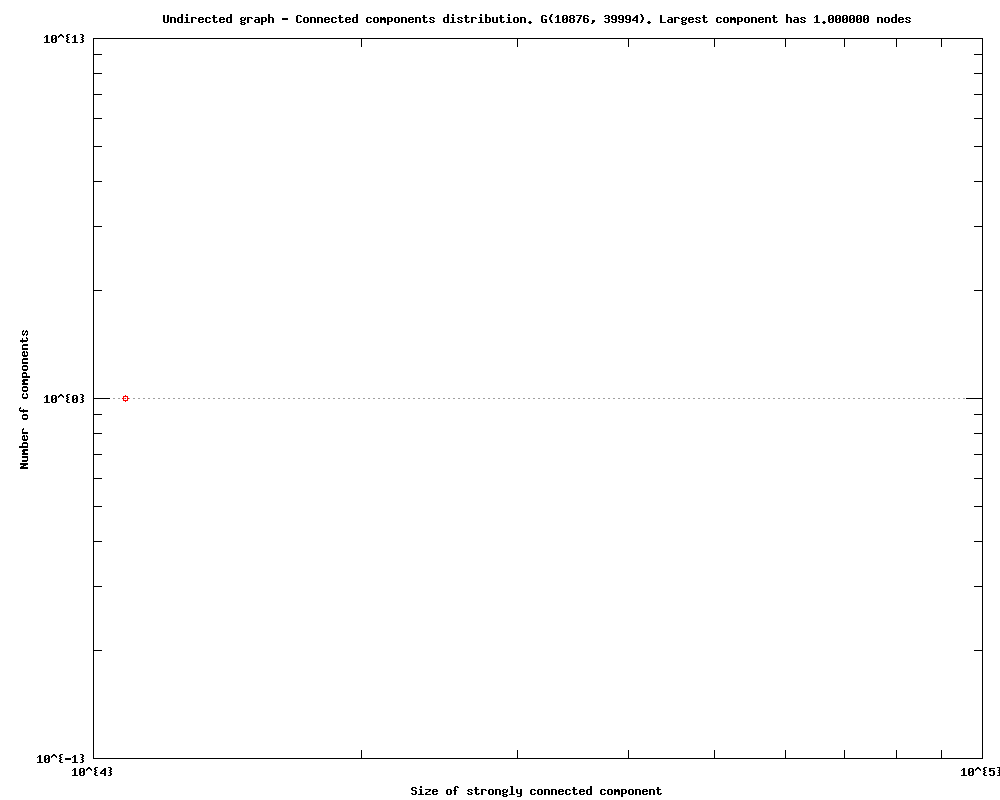

Reproduce this figure in gnuplot.
#
# Undirected graph - Connected components distribution. G(10876, 39994). Largest component has 1.000000 nodes (Fri Sep 23 19:38:56 2016)
#

set title "Undirected graph - Connected components distribution. G(10876, 39994). Largest component has 1.000000 nodes"
set key bottom right
set logscale xy 10
set format x "10^{%L}"
set mxtics 10
set format y "10^{%L}"
set mytics 10
set grid
set xlabel "Size of strongly connected component"
set ylabel "Number of components"
set tics scale 2
set terminal png size 1000,800
set output 'scc.conn_components_plotp2p-Gnutella04.txt.png'
plot 	"scc.conn_components_plotp2p-Gnutella04.txt.tab" using 1:2 title "" with linespoints pt 6
